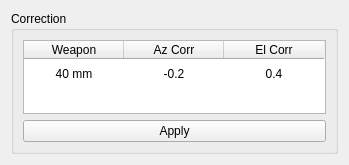
<?xml version="1.0" encoding="UTF-8"?>
<ui version="4.0">
 <class>FrameGunCorrection</class>
 <widget class="QWidget" name="FrameGunCorrection">
  <property name="geometry">
   <rect>
    <x>0</x>
    <y>0</y>
    <width>349</width>
    <height>165</height>
   </rect>
  </property>
  <property name="maximumSize">
   <size>
    <width>3500</width>
    <height>1700</height>
   </size>
  </property>
  <property name="windowTitle">
   <string>Form</string>
  </property>
  <layout class="QGridLayout" name="gridLayout">
   <item row="0" column="0">
    <widget class="QGroupBox" name="groupBoxCorr">
     <property name="sizePolicy">
      <sizepolicy hsizetype="Preferred" vsizetype="Fixed">
       <horstretch>0</horstretch>
       <verstretch>0</verstretch>
      </sizepolicy>
     </property>
     <property name="maximumSize">
      <size>
       <width>16777215</width>
       <height>300</height>
      </size>
     </property>
     <property name="styleSheet">
      <string notr="true"/>
     </property>
     <property name="title">
      <string>Correction</string>
     </property>
     <layout class="QGridLayout" name="gridLayout_5">
      <property name="sizeConstraint">
       <enum>QLayout::SetMinimumSize</enum>
      </property>
      <item row="0" column="0">
       <widget class="QTableWidget" name="tableWidgetCorrection">
        <property name="sizePolicy">
         <sizepolicy hsizetype="Preferred" vsizetype="Preferred">
          <horstretch>0</horstretch>
          <verstretch>0</verstretch>
         </sizepolicy>
        </property>
        <property name="maximumSize">
         <size>
          <width>1000</width>
          <height>100</height>
         </size>
        </property>
        <property name="styleSheet">
         <string notr="true"/>
        </property>
        <property name="sizeAdjustPolicy">
         <enum>QAbstractScrollArea::AdjustToContents</enum>
        </property>
        <property name="showGrid">
         <bool>false</bool>
        </property>
        <attribute name="horizontalHeaderDefaultSectionSize">
         <number>100</number>
        </attribute>
        <attribute name="verticalHeaderVisible">
         <bool>false</bool>
        </attribute>
        <row>
         <property name="text">
          <string>New Row</string>
         </property>
        </row>
        <column>
         <property name="text">
          <string>Weapon</string>
         </property>
         <property name="foreground">
          <brush brushstyle="NoBrush">
           <color alpha="255">
            <red>0</red>
            <green>0</green>
            <blue>0</blue>
           </color>
          </brush>
         </property>
        </column>
        <column>
         <property name="text">
          <string>Az Corr</string>
         </property>
        </column>
        <column>
         <property name="text">
          <string>El Corr</string>
         </property>
        </column>
        <item row="0" column="0">
         <property name="text">
          <string>40 mm</string>
         </property>
         <property name="textAlignment">
          <set>AlignCenter</set>
         </property>
         <property name="flags">
          <set>ItemIsEnabled</set>
         </property>
        </item>
        <item row="0" column="1">
         <property name="text">
          <string>-0.2</string>
         </property>
         <property name="textAlignment">
          <set>AlignCenter</set>
         </property>
        </item>
        <item row="0" column="2">
         <property name="text">
          <string>0.4</string>
         </property>
         <property name="textAlignment">
          <set>AlignCenter</set>
         </property>
        </item>
       </widget>
      </item>
      <item row="1" column="0">
       <widget class="QPushButton" name="pushButtonCorrectionApply">
        <property name="text">
         <string>Apply</string>
        </property>
       </widget>
      </item>
     </layout>
    </widget>
   </item>
  </layout>
 </widget>
 <resources/>
 <connections/>
</ui>
